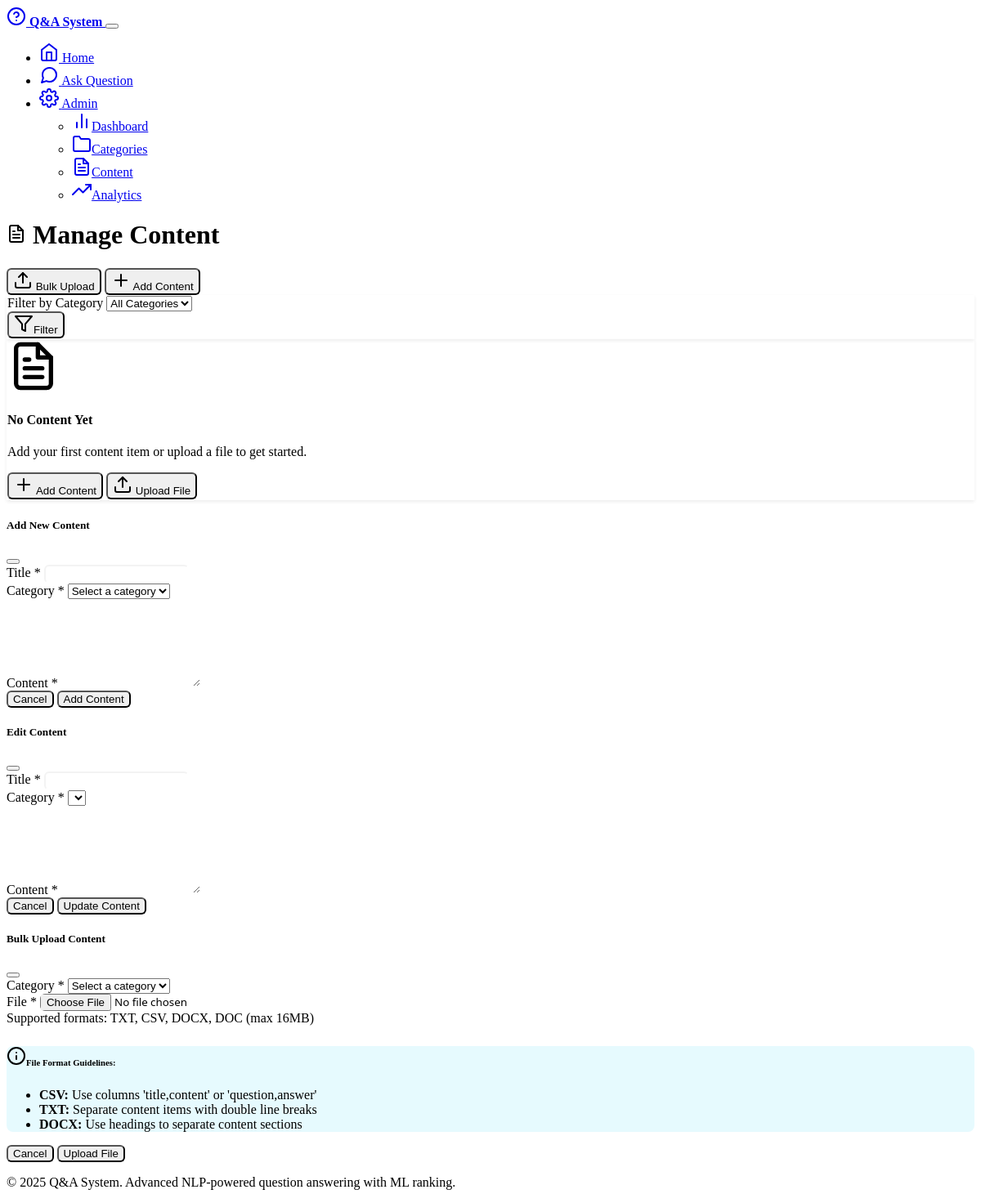
The app's page /admin/content, older data.
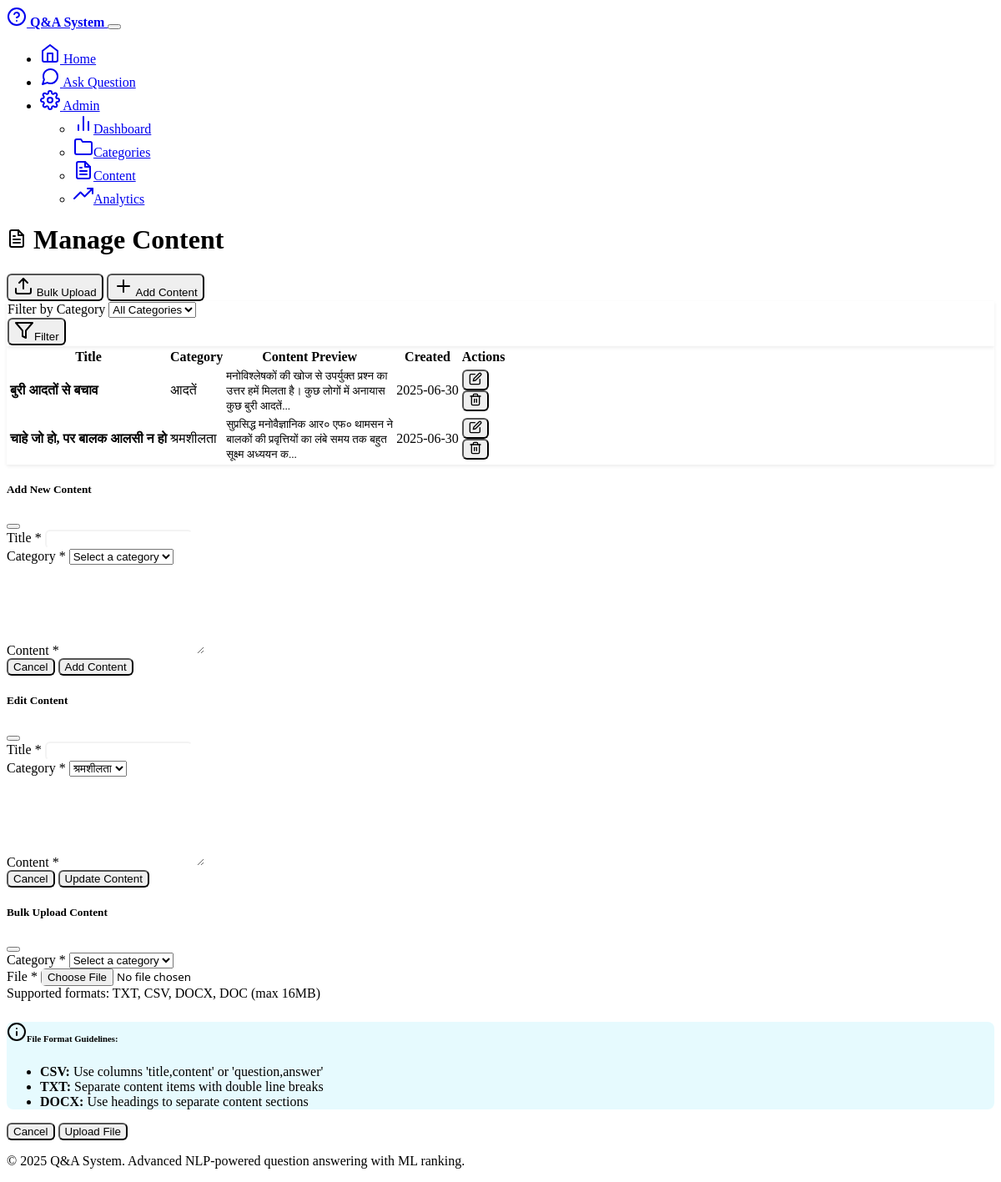
The same page, newer data.
### models.py (models this page shows, shortened)
class ContentItem(db.Model):
    id = db.Column(db.Integer, primary_key=True)
    title = db.Column(db.String(200), nullable=False)
    content = db.Column(db.Text, nullable=False)
    category_id = db.Column(db.Integer, db.ForeignKey('category.id'), nullable=False)
    created_at = db.Column(db.DateTime, default=datetime.utcnow)
    updated_at = db.Column(db.DateTime, default=datetime.utcnow, onupdate=datetime.utcnow)
    processed_content = db.Column(db.Text)  # Preprocessed text for faster matching

class Category(db.Model):
    id = db.Column(db.Integer, primary_key=True)
    name = db.Column(db.String(100), unique=True, nullable=False)
    description = db.Column(db.Text)
    created_at = db.Column(db.DateTime, default=datetime.utcnow)
    content_items = db.relationship('ContentItem', backref='category', lazy=True, cascade='all, delete-orphan')

### routes.py (the view)
@app.route('/admin/content')
def admin_content():
    page = request.args.get('page', 1, type=int)
    category_id = request.args.get('category', type=int)
    query = ContentItem.query
    if category_id:
        query = query.filter_by(category_id=category_id)
    content_items = query.order_by(ContentItem.created_at.desc())\
                         .paginate(page=page, per_page=20, error_out=False)
    categories = Category.query.all()
    return render_template('admin/content.html',
                         content_items=content_items,
                         categories=categories,
                         selected_category=category_id)

### templates/admin/content.html (shortened to what the changed rows need)
{% extends "base.html" %}
{% block content %}
<div class="row">
    <div class="col-12">
        <div class="d-flex justify-content-between align-items-center mb-4">
            <h1>
                <i data-feather="file-text" class="me-2"></i>
                Manage Content
            </h1>
        </div>
    </div>
</div>
<div class="card">
    <div class="card-body">
        {% if content_items.items %}
            <div class="table-responsive">
                <table class="table table-hover">
                    <thead>
                        <tr>
                            <th>Title</th>
                            <th>Category</th>
                            <th>Content Preview</th>
                            <th>Created</th>
                            <th>Actions</th>
                        </tr>
                    </thead>
                    <tbody>
                        {% for item in content_items.items %}
                            <tr>
                                <td>
                                    <strong>{{ item.title }}</strong>
                                </td>
                                <td>
                                    <span class="badge bg-secondary">{{ item.category.name }}</span>
                                </td>
                                <td>
                                    <small class="text-muted">
                                        {{ item.content[:100] }}{% if item.content|length > 100 %}...{% endif %}
                                    </small>
                                </td>
                                <td>
                                    {{ item.created_at.strftime('%Y-%m-%d') }}
                                </td>
                                <td>
                                    <button class="btn btn-sm btn-outline-primary me-1"
                                            onclick="editContent({{ item.id }}, '{{ item.title }}', `{{ item.content.replace('`', '\\`') }}`, {{ item.category_id }})">
                                        <i data-feather="edit" width="16" height="16"></i>
                                    </button>
                                    <form method="POST" action="{{ url_for('delete_content', content_id=item.id) }}"
                                          class="d-inline" onsubmit="return confirm('Are you sure you want to delete this content?')">
                                        <button type="submit" class="btn btn-sm btn-outline-danger">
                                            <i data-feather="trash-2" width="16" height="16"></i>
                                        </button>
                                    </form>
                                </td>
                            </tr>
                        {% endfor %}
                    </tbody>
                </table>
            </div>
        {% else %}
            <div class="text-center py-5">
                <i data-feather="file-text" width="64" height="64" class="text-muted mb-3"></i>
                <h4 class="text-muted">No Content Yet</h4>
                <p class="text-muted">Add your first content item or upload a file to get started.</p>
                <button class="btn btn-primary me-2" data-bs-toggle="modal" data-bs-target="#addContentModal">
                    <i data-feather="plus" class="me-2"></i>
                    Add Content
                </button>
                <button class="btn btn-outline-primary" data-bs-toggle="modal" data-bs-target="#uploadModal">
                    <i data-feather="upload" class="me-2"></i>
                    Upload File
                </button>
            </div>
        {% endif %}
    </div>
</div>
<div class="modal fade" id="editContentModal" tabindex="-1">
    <div class="modal-dialog modal-lg">
        <div class="modal-content">
            <form method="POST" id="editContentForm">
                <div class="modal-body">
                    <div class="mb-3">
                        <label for="editContentCategory" class="form-label">Category *</label>
                        <select class="form-select" id="editContentCategory" name="category_id" required>
                            {% for category in categories %}
                                <option value="{{ category.id }}">{{ category.name }}</option>
                            {% endfor %}
                        </select>
                    </div>
                </div>
            </form>
        </div>
    </div>
</div>
{% endblock %}

Row changes from the older to the newer data that the page shows:
added ContentItem: title "बुरी आदतों से बचाव", category.name "आदतें", content "मनोविश्लेषकों की खोज से उपर्युक्त प्रश्न का उत्तर हमें मिलता है। कुछ लोगों में अनायास कुछ बुरी आदतें", created_at "2025-06-30"
added ContentItem: title "चाहे जो हो, पर बालक आलसी न हो", category.name "श्रमशीलता", content "सुप्रसिद्ध मनोवैज्ञानिक आर० एफ० थामसन ने बालकों की प्रवृत्तियों का लंबे समय तक बहुत सूक्ष्म अध्ययन क", created_at "2025-06-30"
Text that changed along with them:
form field category_id: (not shown) → "श्रमशीलता"
text no longer shown: "No Content Yet Add your first content item or upload a file to get started. Add Content Upload File"
text now shown: "Title Category Content Preview Created Actions"
